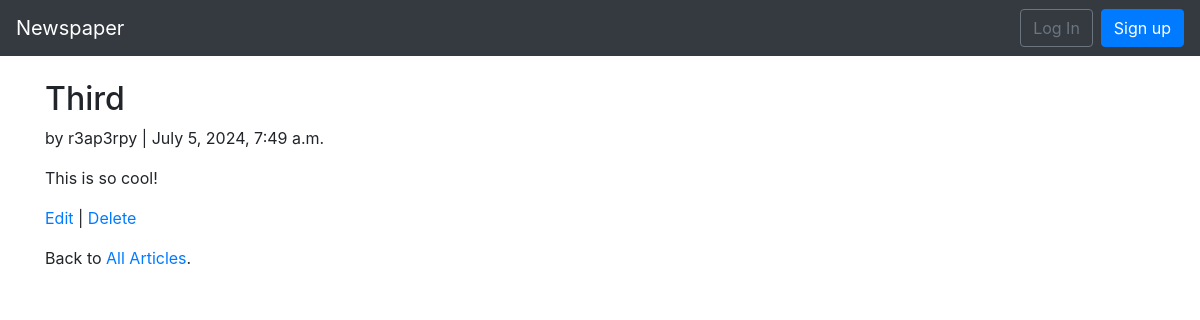
The app's page /articles/3/ with its own data.
### articles/models.py (models this page shows, shortened)
class Article(models.Model):
	title = models.CharField(max_length = 255)
	body = models.TextField()
	date = models.DateTimeField(auto_now_add = True)
	author = models.ForeignKey(get_user_model(), on_delete = models.CASCADE,)

### users/models.py (models this page shows)
class CustomUser(AbstractUser):
	age = models.PositiveIntegerField(null = True, blank = True)

### articles/views.py (the view)
# urls.py: path('<int:pk>/',ArticleDetailView.as_view(), name='article_detail'),
class ArticleDetailView(DetailView):
	model = Article
	template_name = 'article_detail.html'
	login_url = 'login'

### articles/templates/article_detail.html
{% extends 'base.html' %}
{% block content %}
<div class="article-entry">
<h2>{{ object.title }}</h2>
<p>by {{ object.author }} | {{ object.date }}</p> <p>{{ object.body }}</p>
</div>
<p><a href="{% url 'article_edit' article.pk %}">Edit</a> |
<a href="{% url 'article_delete' article.pk %}">Delete</a></p>
<p>Back to <a href="{% url 'article_list' %}">All Articles</a>.</p> {% endblock content %}

### records on screen
Article: title "Third", author "r3ap3rpy", date "July 5, 2024, 7:49 a.m.", body "This is so cool!"
